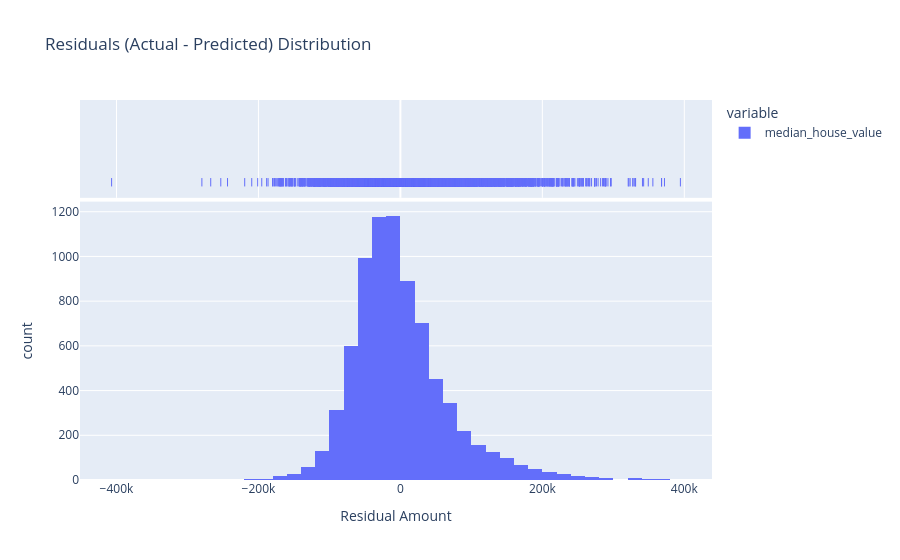

Source (notebook cell):
### Code cell
# Cell 7: Model Training (Linear Regression)
housing_inp = housing.drop("median_house_value", axis=1)
housing_out = housing["median_house_value"]

X_train, X_test, y_train, y_test = train_test_split(
    housing_inp, housing_out, test_size=0.4, random_state=101
)

independent_scaler = StandardScaler()
X_train = independent_scaler.fit_transform(X_train)
X_test = independent_scaler.transform(X_test)

lm = LinearRegression()
lm.fit(X_train, y_train)

predictions = lm.predict(X_test)

print(f"Intercept: {lm.intercept_:.2f}")
print(f"MAE:  {metrics.mean_absolute_error(y_test, predictions):.2f}")
print(f"MSE:  {metrics.mean_squared_error(y_test, predictions):.2f}")
print(f"RMSE: {np.sqrt(metrics.mean_squared_error(y_test, predictions)):.2f}")

# Cell 8: Residual Distribution Plot
residuals = y_test - predictions
fig_hist = px.histogram(
    residuals, 
    nbins=50,
    title="Residuals (Actual - Predicted) Distribution",
    labels={'value': 'Residual Amount'},
    marginal="rug"
)
fig_hist.show()

### Figure 1 — Plotly figure (JSON) as saved in the notebook; plotly's stock layout.template omitted (floating-point values rounded to 4 significant figures; data arrays with more than 128 entries replaced by an {"elided": "..."} marker saying what was removed)
{"data": [{"bingroup": "x", "hovertemplate": "variable=median_house_value<br>Residual Amount=%{x}<br>count=%{y}<extra></extra>", "legendgroup": "median_house_value", "marker": {"color": "#636efa", "pattern": {"shape": ""}}, "name": "median_house_value", "nbinsx": 50, "orientation": "v", "showlegend": true, "type": "histogram", "x": {"elided": "7742 float values"}, "xaxis": "x", "yaxis": "y"}, {"boxpoints": "all", "fillcolor": "rgba(255,255,255,0)", "hoveron": "points", "hovertemplate": "variable=median_house_value<br>Residual Amount=%{x}<extra></extra>", "jitter": 0, "legendgroup": "median_house_value", "line": {"color": "rgba(255,255,255,0)"}, "marker": {"color": "#636efa", "symbol": "line-ns-open"}, "name": "median_house_value", "showlegend": false, "type": "box", "x": {"elided": "7742 float values"}, "xaxis": "x2", "yaxis": "y2"}], "layout": {"barmode": "relative", "legend": {"title": {"text": "variable"}, "tracegroupgap": 0}, "title": {"text": "Residuals (Actual - Predicted) Distribution"}, "xaxis": {"anchor": "y", "domain": [0, 1], "title": {"text": "Residual Amount"}}, "xaxis2": {"anchor": "y2", "domain": [0, 1], "matches": "x", "showgrid": true, "showticklabels": false}, "yaxis": {"anchor": "x", "domain": [0, 0.7326], "title": {"text": "count"}}, "yaxis2": {"anchor": "x2", "domain": [0.7426, 1], "matches": "y2", "showgrid": false, "showline": false, "showticklabels": false, "ticks": ""}}}
